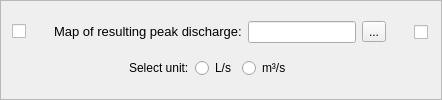
                 <widget class="QFrame" name="frame_4">
                  <property name="frameShape">
                   <enum>QFrame::StyledPanel</enum>
                  </property>
                  <property name="frameShadow">
                   <enum>QFrame::Raised</enum>
                  </property>
                  <layout class="QGridLayout" name="gridLayout_9">
                   <item row="0" column="0" colspan="3">
                    <layout class="QGridLayout" name="gridLayout_16">
                     <item row="0" column="0">
                      <widget class="QCheckBox" name="ch_4_pg4">
                       <property name="sizePolicy">
                        <sizepolicy hsizetype="Fixed" vsizetype="Fixed">
                         <horstretch>13</horstretch>
                         <verstretch>0</verstretch>
                        </sizepolicy>
                       </property>
                       <property name="minimumSize">
                        <size>
                         <width>13</width>
                         <height>13</height>
                        </size>
                       </property>
                       <property name="text">
                        <string/>
                       </property>
                      </widget>
                     </item>
                     <item row="0" column="2">
                      <layout class="QGridLayout" name="gridLayout_52">
                       <item row="0" column="2">
                        <widget class="QToolButton" name="tbtn_pg4_4">
                         <property name="text">
                          <string>...</string>
                         </property>
                        </widget>
                       </item>
                       <item row="0" column="5">
                        <widget class="QCheckBox" name="ch_10_pg4">
                         <property name="enabled">
                          <bool>true</bool>
                         </property>
                         <property name="sizePolicy">
                          <sizepolicy hsizetype="Expanding" vsizetype="Fixed">
                           <horstretch>0</horstretch>
                           <verstretch>0</verstretch>
                          </sizepolicy>
                         </property>
                         <property name="minimumSize">
                          <size>
                           <width>16</width>
                           <height>16</height>
                          </size>
                         </property>
                         <property name="maximumSize">
                          <size>
                           <width>16</width>
                           <height>16</height>
                          </size>
                         </property>
                         <property name="text">
                          <string/>
                         </property>
                         <property name="checkable">
                          <bool>true</bool>
                         </property>
                         <property name="checked">
                          <bool>false</bool>
                         </property>
                        </widget>
                       </item>
                       <item row="0" column="0" alignment="Qt::AlignLeft">
                        <widget class="QLabel" name="label_61">
                         <property name="text">
                          <string>&lt;html&gt;&lt;head/&gt;&lt;body&gt;&lt;p&gt;&lt;span style=&quot; font-size:10pt;&quot;&gt;Map of resulting peak discharge:&lt;/span&gt;&lt;/p&gt;&lt;/body&gt;&lt;/html&gt;</string>
                         </property>
                        </widget>
                       </item>
                       <item row="0" column="1">
                        <widget class="QLineEdit" name="le_4_pg4">
                         <property name="sizePolicy">
                          <sizepolicy hsizetype="Minimum" vsizetype="Fixed">
                           <horstretch>0</horstretch>
                           <verstretch>0</verstretch>
                          </sizepolicy>
                         </property>
                         <property name="minimumSize">
                          <size>
                           <width>60</width>
                           <height>0</height>
                          </size>
                         </property>
                         <property name="maximumSize">
                          <size>
                           <width>158</width>
                           <height>24</height>
                          </size>
                         </property>
                         <property name="clearButtonEnabled">
                          <bool>true</bool>
                         </property>
                        </widget>
                       </item>
                       <item row="0" column="4">
                        <widget class="QLabel" name="label_69">
                         <property name="sizePolicy">
                          <sizepolicy hsizetype="Preferred" vsizetype="Preferred">
                           <horstretch>0</horstretch>
                           <verstretch>0</verstretch>
                          </sizepolicy>
                         </property>
                         <property name="minimumSize">
                          <size>
                           <width>16</width>
                           <height>16</height>
                          </size>
                         </property>
                         <property name="maximumSize">
                          <size>
                           <width>16</width>
                           <height>16</height>
                          </size>
                         </property>
                         <property name="toolTip">
                          <string>&lt;html&gt;&lt;head/&gt;&lt;body&gt;&lt;p&gt;Add this file to current QGIS project.&lt;/p&gt;&lt;/body&gt;&lt;/html&gt;</string>
                         </property>
                         <property name="text">
                          <string/>
                         </property>
                         <property name="pixmap">
                          <pixmap resource="resources.qrc">:/plugins/hidroPixel/icons/icons/info(2).png</pixmap>
                         </property>
                         <property name="scaledContents">
                          <bool>true</bool>
                         </property>
                        </widget>
                       </item>
                      </layout>
                     </item>
                     <item row="0" column="1">
                      <widget class="QLabel" name="label_53">
                       <property name="sizePolicy">
                        <sizepolicy hsizetype="Preferred" vsizetype="Preferred">
                         <horstretch>0</horstretch>
                         <verstretch>0</verstretch>
                        </sizepolicy>
                       </property>
                       <property name="minimumSize">
                        <size>
                         <width>16</width>
                         <height>16</height>
                        </size>
                       </property>
                       <property name="maximumSize">
                        <size>
                         <width>16</width>
                         <height>16</height>
                        </size>
                       </property>
                       <property name="toolTip">
                        <string>&lt;html&gt;&lt;head/&gt;&lt;body&gt;&lt;p&gt;&lt;span style=&quot; font-weight:700;&quot;&gt;Optional output.&lt;br/&gt;&lt;/span&gt;&lt;br/&gt;If selected, the user can specify a directory to save a raster file containing the resulting peak discharge.&lt;/p&gt;&lt;/body&gt;&lt;/html&gt;</string>
                       </property>
                       <property name="text">
                        <string/>
                       </property>
                       <property name="pixmap">
                        <pixmap resource="resources.qrc">:/plugins/hidroPixel/icons/icons/info(2).png</pixmap>
                       </property>
                       <property name="scaledContents">
                        <bool>true</bool>
                       </property>
                      </widget>
                     </item>
                    </layout>
                   </item>
                   <item row="1" column="1">
                    <layout class="QHBoxLayout" name="horizontalLayout_14">
                     <item>
                      <widget class="QLabel" name="label_6">
                       <property name="text">
                        <string>&lt;html&gt;&lt;head/&gt;&lt;body&gt;&lt;p align=&quot;justify&quot;&gt;Select unit:&lt;/p&gt;&lt;/body&gt;&lt;/html&gt;</string>
                       </property>
                      </widget>
                     </item>
                     <item>
                      <layout class="QHBoxLayout" name="horizontalLayout_16">
                       <item>
                        <widget class="QRadioButton" name="rb_3_pg4">
                         <property name="text">
                          <string>L/s</string>
                         </property>
                        </widget>
                       </item>
                      </layout>
                     </item>
                     <item>
                      <layout class="QHBoxLayout" name="horizontalLayout_17">
                       <item>
                        <widget class="QRadioButton" name="rb_4_pg4">
                         <property name="text">
                          <string>m³/s</string>
                         </property>
                        </widget>
                       </item>
                       <item>
                        <widget class="QLabel" name="label_65">
                         <property name="enabled">
                          <bool>true</bool>
                         </property>
                         <property name="sizePolicy">
                          <sizepolicy hsizetype="Preferred" vsizetype="Preferred">
                           <horstretch>0</horstretch>
                           <verstretch>0</verstretch>
                          </sizepolicy>
                         </property>
                         <property name="minimumSize">
                          <size>
                           <width>16</width>
                           <height>16</height>
                          </size>
                         </property>
                         <property name="maximumSize">
                          <size>
                           <width>16</width>
                           <height>16</height>
                          </size>
                         </property>
                         <property name="toolTip">
                          <string>&lt;html&gt;&lt;head/&gt;&lt;body&gt;&lt;p&gt;Select the output file unit. &lt;/p&gt;&lt;/body&gt;&lt;/html&gt;</string>
                         </property>
                         <property name="text">
                          <string/>
                         </property>
                         <property name="pixmap">
                          <pixmap resource="resources.qrc">:/plugins/hidroPixel/icons/icons/info(2).png</pixmap>
                         </property>
                         <property name="scaledContents">
                          <bool>true</bool>
                         </property>
                        </widget>
                       </item>
                      </layout>
                     </item>
                    </layout>
                   </item>
                  </layout>
                 </widget>
